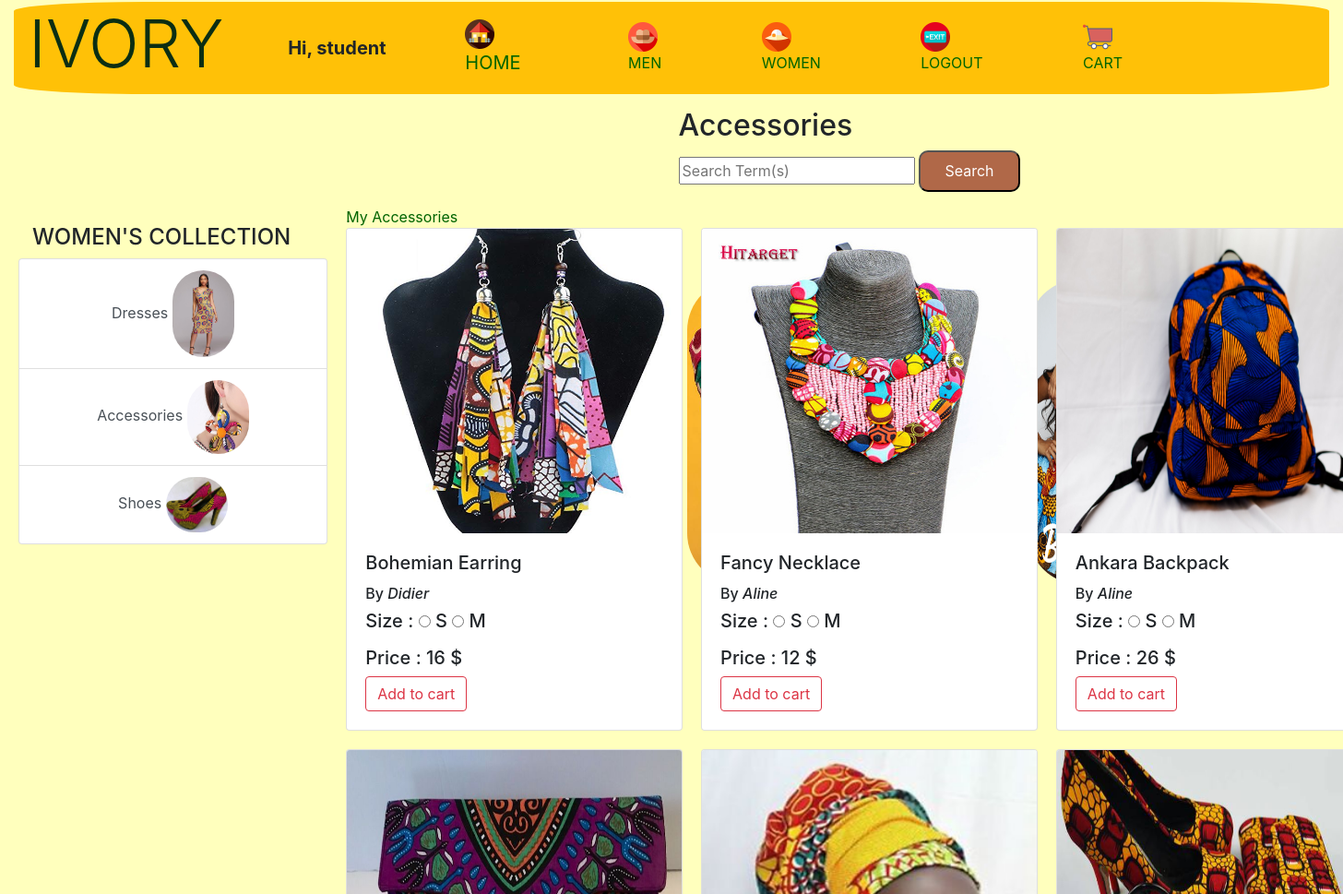
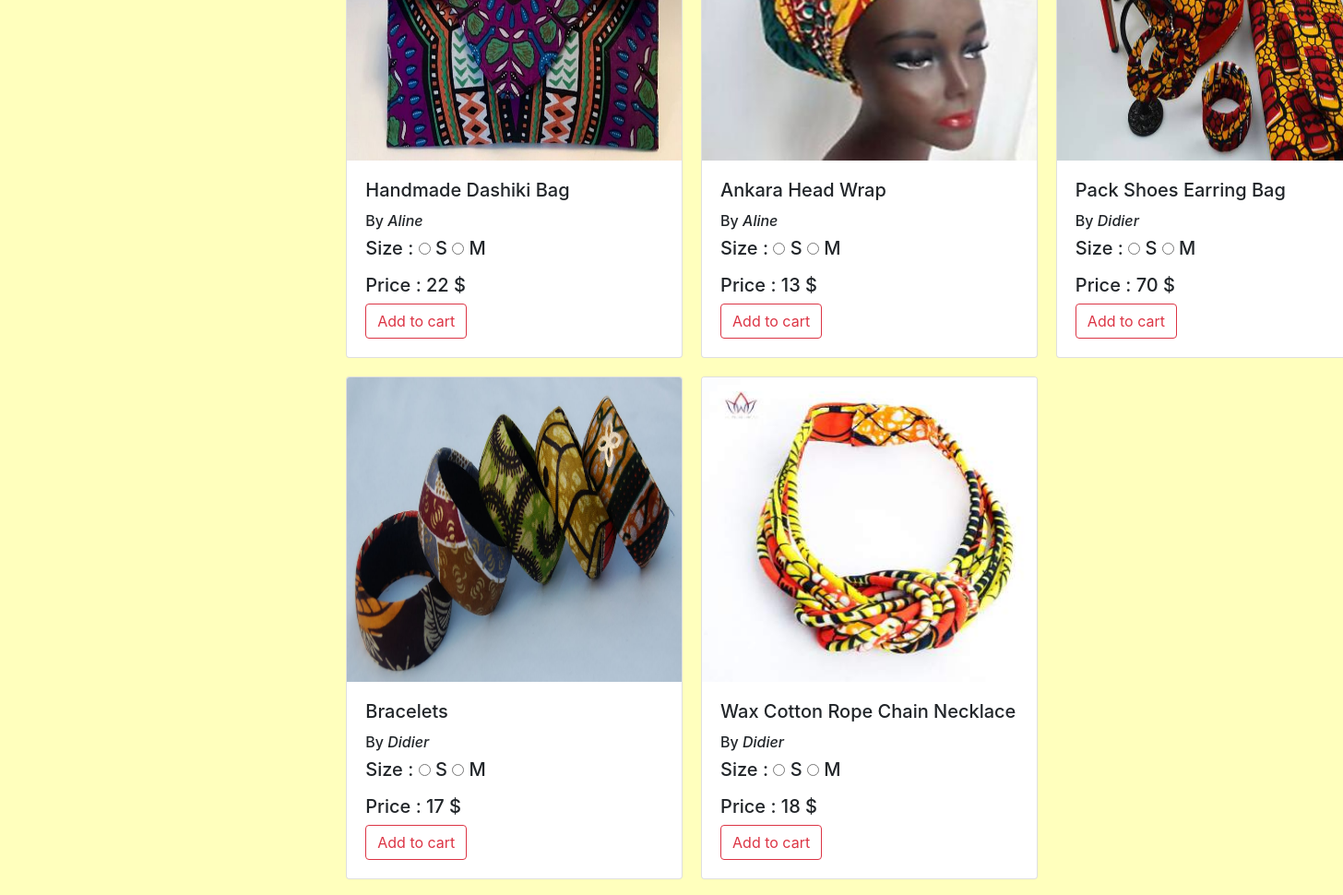
/bagjewel/ (signed in), run on the app's committed database (2 pictures, top to bottom).
### ivoryApp/models.py (models this page shows, shortened)
class BagJewel(models.Model):
    bj_title = models.CharField(max_length=200)
    bj_picture = models.ImageField(upload_to="media/images/", null=True, blank=True)
    bj_price = models.IntegerField(default=0)
    bj_ForeignKey = models.ForeignKey(UserLoginModel, on_delete=models.SET_NULL, null=True, blank=True)

class UserLoginModel(models.Model):
    username = models.CharField(max_length=200)
    email = models.EmailField()
    password = models.CharField(max_length=200)
    userForeignKey = models.ForeignKey(User, on_delete=models.SET_NULL, null=True, blank=True)
    def __str__(self):
        return self.username

### ivoryApp/views.py (the view)
# urls.py: path('bagjewel/', views.bagjewel, name='bagjewel'),
def bagjewel(request):
    form = MyForm()
    allAccessories = BagJewel.objects.all()
    return render(request, 'ivoryApp/item/bagjewel.html', {'allAccessories': allAccessories, 'form': form})

### ivoryApp/forms.py
class MyForm(forms.Form):
    ts_size = forms.ChoiceField(choices=CUSTOMER_SIZE)
    s_size = forms.ChoiceField(choices=CUSTOMER_SIZE)
    pant_size = forms.ChoiceField(choices=CUSTOMER_SIZE)
    sm_size = forms.ChoiceField(choices=CUSTOMER_SIZE_SHOES_MEN)
    dress_size = forms.ChoiceField(choices=CUSTOMER_SIZE)
    bj_size = forms.ChoiceField(choices=CUSTOMER_SIZE_ACCESSORY)
    sw_size = forms.ChoiceField(choices=CUSTOMER_SIZE_SHOES_WOMEN)

### ivoryApp/templates/ivoryApp/item/bagjewel.html (shortened to what this page needs)
{% extends 'ivoryApp/women.html' %}
{% block content %}
<header>
    <h2>Accessories</h2>
    <form action="{% url 'search_bj' %}" method="post">
        <input type="text" name="mySearch" placeholder="Search Term(s)" aria-label="Search" >
        <button type="submit">Search</button>
    </form>
</header>
<aside>
    {% if user.is_authenticated %}
    <a href="{% url 'yourbagjewel' %}">My Accessories</a>
    {% endif %}
    {% if allAccessories %}
    <div class="miniGrid">
    {% for eachBj in allAccessories %}
    <div class="card" style="width: 22.8rem;">
        <img src="{{eachBj.bj_picture.url}}" class="card-img-top" alt="image item">
        <div class="card-body">
            <h5 class="card-title">{{ eachBj.bj_title }}</h5>
            <h6>
                By <i>{{ eachBj.bj_ForeignKey}}</i> <br>
            </h6>
            <h5>
                Size :
                {% for choice in form.bj_size.field.choices %}
                <input type="radio" name="bj_size" value="{{choice.0}}"
                       />
                <label>{{choice.1}}</label>
                {% endfor %}
            </h5>
            <h5>Price : {{ eachBj.bj_price }} $</h5>
            {% if user.is_authenticated %}
            <a href="#" class="btn btn-outline-danger">Add to cart</a>
            {% endif %}
        </div>
    </div>
    {% endfor %}
    </div>
    {% endif %}
</aside>
{% endblock %}

### ivoryApp/templates/ivoryApp/women.html (shortened to what this page needs)
<!DOCTYPE html>
<html lang="en">
<head>
    {% load static %}
    <link rel="stylesheet" href="../../static/ivoryApp/css/bootstrap.css">
    <link rel="stylesheet" href="{% static 'ivoryApp/css/women.css' %}">
</head>
<body>
<div class="containerGrid">
{% block header %}
    {% if user.is_authenticated %}
    <nav class="navbar navbar-expand-lg navbar-warning bg-warning">
        <h1 class="display-3" style="color: #0b2e13">IVORY</h1>
        <a class="navbar-brand" >
            <b>Hi, {{ user.get_username }}</b>
        </a>
        <a class="navbar-brand" href="{% url 'index' %}">
            <img src="../../../media/images/logo_house.png" class="icon"/> <br>
            HOME
        </a>
        <div class="collapse navbar-collapse" >
            <ul class="navbar-nav mr-auto">
                <li class="nav-item active">
                    <a class="nav-link" href="{% url 'men' %}">
                        <img src="../../../media/images/logo_men.png" class="icon"/>
                        MEN<span class="sr-only">(current)</span>
                    </a>
                </li>
                <li class="nav-item active">
                    <a class="nav-link" href="{% url 'women' %}">
                        <img src="../../../media/images/logo_woman.png" class="icon"/>
                        WOMEN <span class="sr-only">(current)</span>
                    </a>
                </li>
                <li class="nav-item active">
                    <a class="nav-link" href="{% url 'logout' %}">
                        <img src="../../../media/images/logo_exit.png" class="icon"/>
                        LOGOUT <span class="sr-only">(current)</span>
                    </a>
                </li>
                <li class="nav-item active">
                    <a class="nav-link" href="{% url 'shoppingCart' %}">
                        <img src="../../../media/images/logo_credit-card.png" class="icon"/>
                        CART <span class="sr-only">(current)</span>
                    </a>
                </li>
            </ul>
        </div>
    </nav>
    {% endif %}
{% endblock %}
<section>
    <h4>WOMEN'S COLLECTION</h4>
    <div class="row">
        <div >
            <div class="list-group" id="list-tab" role="tablist">
                <a class="list-group-item list-group-item-action" id="list-home-list" data-toggle="list" href="{% url 'dress' %}" role="tab">
                    Dresses
                    <img src="../../../media/images/fashion12.jpg" class="verySmallImage" alt="tip">
                </a>
                <a class="list-group-item list-group-item-action" id="list-profile-list" data-toggle="list" href="{% url 'bagjewel' %}" role="tab">
                    Accessories
                    <img src="../../../media/images/fashion13.jpg" class="verySmallImage" alt="tip">
                </a>
                <a class="list-group-item list-group-item-action" id="list-settings-list" data-toggle="list" href="{% url 'shoeswomen' %}" role="tab">
                    Shoes
                    <img src="../../../media/images/fashion14.png" class="verySmallImage" alt="tip">
                </a>
            </div>
        </div>
    </div>
</section>
    <aside>
        <p>.</p>
        <p>.</p>
        <div class="miniGrid">
        </div>
    </aside>
{% block content %}
{% endblock %}
</div>
</body>
</html>

### ivoryApp/static/ivoryApp/css/women.css (style rules this page uses)
img { width: 350px; height: 330px; }
body { margin: 1.5px 15px; background-color: rgba(255, 255, 0, 0.26); }
a { color: darkgreen; list-style-type: none; text-decoration: none; }
button, input[type=submit] { border-radius: 10px; background-color: rgba(147, 49, 29, 0.73); color: white; height: 45px; width: 110px; }
.miniGrid { display: grid; grid-template-columns: repeat(3,1fr); grid-gap: 20px; }
.containerGrid { display: grid; grid-template-columns: repeat(4, 1fr); grid-gap: 15px; grid-template-areas: "nav nav nav nav" ". . header header" "section aside aside aside" "footer footer footer footer"; }
nav { grid-area: nav; height:100px; border-radius: 10%; }
a.navbar-brand { margin-left: 5%; }
li.nav-item.active { margin-left: 22%; }
header { grid-area: header; }
section { grid-area: section; padding: 20px; }
aside { grid-area: aside; }
.verySmallImage { width:23%; height:1%; border-radius: 40px; }
div#list-tab.list-group { text-align: center; }
.icon { width: 32px; height: 32px; }

### data on the page
BagJewel: bj_picture (picture), bj_title "Bohemian Earring", bj_ForeignKey "Didier", choice "S" "M", bj_price "16"
BagJewel: bj_picture (picture), bj_title "Fancy Necklace", bj_ForeignKey "Aline", choice "S" "M", bj_price "12"
BagJewel: bj_picture (picture), bj_title "Ankara Backpack", bj_ForeignKey "Aline", choice "S" "M", bj_price "26"
BagJewel: bj_picture (picture), bj_title "Handmade Dashiki Bag", bj_ForeignKey "Aline", choice "S" "M", bj_price "22"
BagJewel: bj_picture (picture), bj_title "Ankara Head Wrap", bj_ForeignKey "Aline", choice "S" "M", bj_price "13"
BagJewel: bj_picture (picture), bj_title "Pack Shoes Earring Bag", bj_ForeignKey "Didier", choice "S" "M", bj_price "70"
BagJewel: bj_picture (picture), bj_title "Bracelets", bj_ForeignKey "Didier", choice "S" "M", bj_price "17"
BagJewel: bj_picture (picture), bj_title "Wax Cotton Rope Chain Necklace", bj_ForeignKey "Didier", choice "S" "M", bj_price "18"

### other printed values
{{ user.get_username }} "student"
